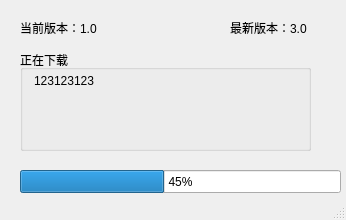
<?xml version="1.0" encoding="UTF-8"?>
<ui version="4.0">
 <class>MainWindow</class>
 <widget class="QMainWindow" name="MainWindow">
  <property name="geometry">
   <rect>
    <x>0</x>
    <y>0</y>
    <width>346</width>
    <height>220</height>
   </rect>
  </property>
  <property name="windowTitle">
   <string>Update</string>
  </property>
  <widget class="QWidget" name="centralwidget">
   <widget class="QLabel" name="current_version_label">
    <property name="geometry">
     <rect>
      <x>20</x>
      <y>20</y>
      <width>111</width>
      <height>16</height>
     </rect>
    </property>
    <property name="text">
     <string>当前版本：1.0</string>
    </property>
   </widget>
   <widget class="QLabel" name="new_version_label">
    <property name="geometry">
     <rect>
      <x>230</x>
      <y>20</y>
      <width>111</width>
      <height>16</height>
     </rect>
    </property>
    <property name="text">
     <string>最新版本：3.0</string>
    </property>
   </widget>
   <widget class="QProgressBar" name="progressBar">
    <property name="geometry">
     <rect>
      <x>20</x>
      <y>170</y>
      <width>321</width>
      <height>23</height>
     </rect>
    </property>
    <property name="value">
     <number>45</number>
    </property>
   </widget>
   <widget class="QGroupBox" name="groupBox">
    <property name="geometry">
     <rect>
      <x>20</x>
      <y>50</y>
      <width>291</width>
      <height>101</height>
     </rect>
    </property>
    <property name="title">
     <string>正在下载</string>
    </property>
    <widget class="QPlainTextEdit" name="plainTextEdit">
     <property name="geometry">
      <rect>
       <x>10</x>
       <y>20</y>
       <width>271</width>
       <height>71</height>
      </rect>
     </property>
     <property name="styleSheet">
      <string notr="true">border: none;
background: rgba(0,0,0,0);
</string>
     </property>
     <property name="readOnly">
      <bool>true</bool>
     </property>
     <property name="plainText">
      <string>123123123</string>
     </property>
    </widget>
   </widget>
  </widget>
  <widget class="QStatusBar" name="statusbar"/>
 </widget>
 <resources/>
 <connections/>
</ui>
